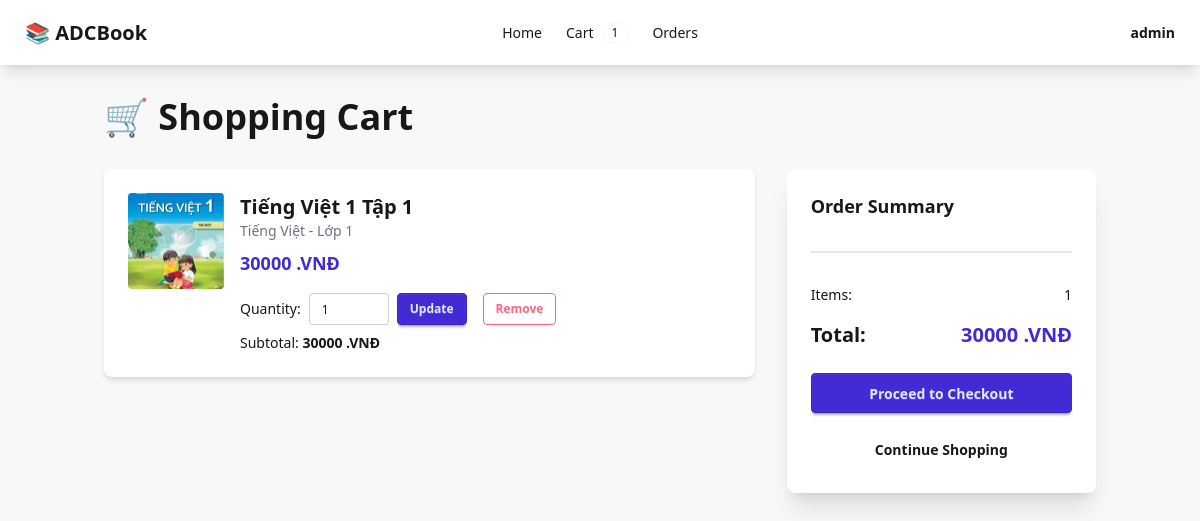
The app's page /cart/ (signed in), older data.
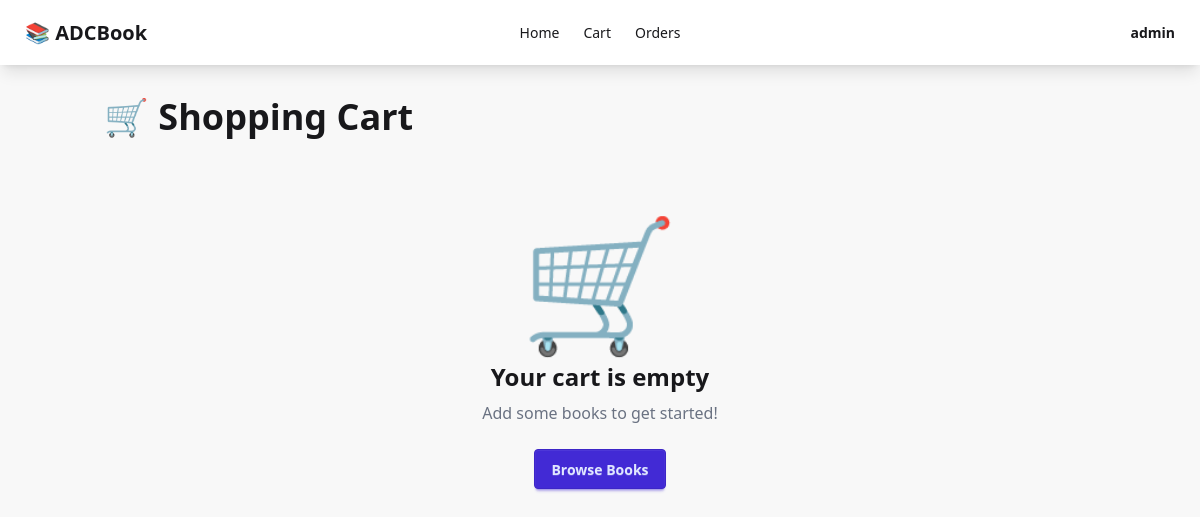
The same page, newer data.
### cart/models.py (models this page shows, shortened)
class CartItem(models.Model):
    cart = models.ForeignKey(Cart, on_delete=models.CASCADE, related_name='items')
    book = models.ForeignKey(Book, on_delete=models.CASCADE)
    quantity = models.IntegerField(default=1, validators=[MinValueValidator(1)])
    created_at = models.DateTimeField(auto_now_add=True)
    updated_at = models.DateTimeField(auto_now=True)
    class Meta:
        unique_together = ('cart', 'book')
    def subtotal(self):
        return self.book.price * self.quantity

class Cart(models.Model):
    user = models.OneToOneField(User, on_delete=models.CASCADE, related_name='cart')
    created_at = models.DateTimeField(auto_now_add=True)
    updated_at = models.DateTimeField(auto_now=True)
    def total_price(self):
        return sum(item.subtotal() for item in self.items.all())

### books/models.py (models this page shows, shortened)
class Book(models.Model):
    name = models.CharField(max_length=200)
    price = models.DecimalField(max_digits=10, decimal_places=0, validators=[MinValueValidator(0)])
    image = models.ImageField(upload_to='books/', blank=True, null=True)
    grade = models.ForeignKey(Grade, on_delete=models.CASCADE, related_name='books')
    subject = models.ForeignKey(Subject, on_delete=models.CASCADE, related_name='books')
    description = models.TextField(blank=True)
    created_at = models.DateTimeField(auto_now_add=True)
    updated_at = models.DateTimeField(auto_now=True)
    class Meta:
        ordering = ['-created_at']

class Subject(models.Model):
    name = models.CharField(max_length=100, unique=True)
    class Meta:
        ordering = ['name']

class Grade(models.Model):
    name = models.CharField(max_length=50, unique=True)
    order = models.IntegerField(default=0)
    class Meta:
        ordering = ['order', 'name']

### cart/views.py (the view)
# urls.py: path('cart/', cart_views.cart_view, name='cart'),
@login_required
def cart_view(request):
    cart, created = Cart.objects.get_or_create(user=request.user)
    context = {
        'cart': cart,
        'items': cart.items.all(),
    }
    return render(request, 'cart/cart.html', context)

### cart/context_processors.py (called while the page is built)
def cart_count(request):
    if request.user.is_authenticated:
        try:
            cart = request.user.cart
            count = sum(item.quantity for item in cart.items.all())
            return {'cart_count': count}
        except:
            return {'cart_count': 0}
    return {'cart_count': 0}

### cart/templates/cart/cart.html
{% extends 'base.html' %} {% block title %}Cart - ADCBook{% endblock %} {% block content %}
<h1 class="text-4xl font-bold mb-8">🛒 Shopping Cart</h1>
{% include "cart/partials/cart_content.html" %} {% endblock %}

### theme/templates/base.html (shortened to what this page needs)
{% load static tailwind_tags %} {% load django_htmx %}
<!DOCTYPE html>
<html lang="en">
<head>
    <meta http-equiv="X-UA-Compatible" content="ie=edge"> {% htmx_script %} {% tailwind_css %}
</head>
<body class="bg-base-200" hx-headers='{"x-csrftoken": "{{ csrf_token }}"}' hx-boost="true">
    <div class="navbar bg-base-100 shadow-lg">
        <div class="navbar-start">
            <a href="{% url 'home' %}" class="btn btn-ghost text-xl">📚 ADCBook</a>
        </div>
        <div class="navbar-center hidden lg:flex">
            <ul class="menu menu-horizontal px-1">
                <li><a href="{% url 'home' %}">Home</a></li>
                {% if user.is_authenticated %}
                <li><a href="{% url 'cart' %}">Cart {% if cart_count %}<span class="badge badge-sm">{{ cart_count }}</span>{% endif %}</a></li>
                <li><a href="{% url 'order_history' %}">Orders</a></li>
                {% endif %}
            </ul>
        </div>
        <div class="navbar-end">
            {% if user.is_authenticated %}
            <div class="dropdown dropdown-end">
                <label tabindex="0" class="btn btn-ghost">{{ user.username }}</label>
            </div>
            {% else %}
            <a href="{% url 'login' %}" class="btn btn-ghost">Login</a>
            <a href="{% url 'register' %}" class="btn btn-primary">Register</a> {% endif %}
        </div>
    </div>
    <div class="container mx-auto px-4 py-8">
        {% block content %} {% endblock %}
    </div>
</body>
</html>

### cart/templates/cart/partials/cart_content.html (shortened to what this page needs)
<div id="cart-content" {% if oob %}hx-swap-oob="true" {% endif %}>
    {% if items %}
    <div class="grid grid-cols-1 lg:grid-cols-3 gap-8">
        <div class="lg:col-span-2">
            {% for item in items %}
            <div class="card bg-base-100 shadow-md mb-4" id="cart-item-{{ item.id }}">
                <div class="card-body">
                    <div class="flex gap-4">
                        {% if item.book.image %}
                        <img src="{{ item.book.image.url }}" alt="{{ item.book.name }}" class="w-24 h-24 object-cover rounded"> {% else %}
                        <div class="w-24 h-24 bg-base-200 flex items-center justify-center rounded">
                            <span class="text-3xl">📖</span>
                        </div>
                        {% endif %}
                        <div class="flex-1">
                            <h3 class="text-xl font-bold">{{ item.book.name }}</h3>
                            <p class="text-sm text-gray-500">{{ item.book.subject.name }} - {{ item.book.grade.name }}</p>
                            <p class="text-lg font-bold text-primary mt-2">{{ item.book.price }} .VNĐ</p>
                            <div class="flex gap-4 items-center mt-4">
                                <form method="post" action="{% url 'update_cart_item' item.pk %}" hx-post="{% url 'update_cart_item' item.pk %}" hx-target="#cart-content" hx-swap="outerHTML" class="flex gap-2 items-center">
                                    <label class="text-sm">Quantity:</label>
                                    <input type="number" name="quantity" value="{{ item.quantity }}" min="1" class="input input-bordered input-sm w-20">
                                    <button type="submit" class="btn btn-sm btn-primary">Update</button>
                                </form>
                                <form method="post" action="{% url 'remove_from_cart' item.pk %}" hx-post="{% url 'remove_from_cart' item.pk %}" hx-target="#cart-content" hx-swap="outerHTML">
                                    <button type="submit" class="btn btn-sm btn-error btn-outline">Remove</button>
                                </form>
                            </div>
                            <p class="text-sm mt-2">Subtotal: <span class="font-bold">{{ item.subtotal }} .VNĐ</span></p>
                        </div>
                    </div>
                </div>
            </div>
            {% endfor %}
        </div>
        <div>
            <div class="card bg-base-100 shadow-xl sticky top-4">
                <div class="card-body">
                    <h2 class="card-title">Order Summary</h2>
                    <div class="divider"></div>
                    <div class="flex justify-between mb-2">
                        <span>Items:</span>
                        <span>{{ items.count }}</span>
                    </div>
                    <div class="flex justify-between text-xl font-bold">
                        <span>Total:</span>
                        <span class="text-primary">{{ cart.total_price }} .VNĐ</span>
                    </div>
                    <div class="card-actions justify-end mt-4">
                        <a href="{% url 'checkout' %}" class="btn btn-primary w-full">Proceed to Checkout</a>
                    </div>
                    <a href="{% url 'home' %}" class="btn btn-ghost w-full mt-2">Continue Shopping</a>
                </div>
            </div>
        </div>
    </div>
    {% else %}
    <div class="text-center py-12">
        <span class="text-9xl">🛒</span>
        <h2 class="text-2xl font-bold mt-4">Your cart is empty</h2>
        <p class="text-gray-500 mt-2">Add some books to get started!</p>
        <a href="{% url 'home' %}" class="btn btn-primary mt-6">Browse Books</a>
    </div>
    {% endif %}
</div>

Row changes from the older to the newer data that the page shows:
removed CartItem: book.image (picture), book.name "Tiếng Việt 1 Tập 1", book.subject.name "Tiếng Việt", book.grade.name "Lớp 1", book.price "30000", quantity "1", subtotal "30000"
no longer on this page (row unchanged): Cart: total_price "30000"
Text that changed along with them:
{{ cart_count }}: "1" → (not shown)
{{ items.count }}: "1" → (not shown)
text no longer shown: "Order Summary Items: Total: .VNĐ Proceed to Checkout Continue Shopping"
text now shown: "🛒 Your cart is empty Add some books to get started! Browse Books"
